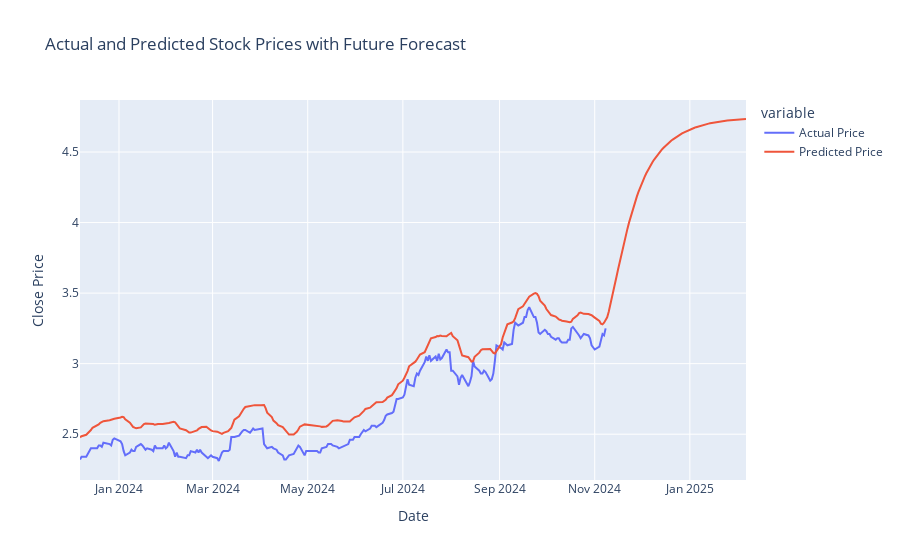

The notebook cell saved with this chart:
### Code cell
# Create future dates starting from the last date in the dataset
last_date = pd.to_datetime(stock_price.index[-1])
future_dates = [last_date + pd.Timedelta(days=i) for i in range(1, 91)]

# Combine historical and future predictions
future_df = pd.DataFrame({
    'Date': future_dates,
    'Predicted Price': future_predictions.flatten()
})
combined_df = pd.concat([validation_df[['Date', 'Actual Price', 'Predicted Price']], future_df], ignore_index=True)

# Plot combined predictions using plotly.express
fig = px.line(combined_df, x='Date', y=['Actual Price', 'Predicted Price'], title='Actual and Predicted Stock Prices with Future Forecast')
fig.update_layout(xaxis_title='Date', yaxis_title='Close Price')
fig.show()

### Figure 1 — Plotly figure (JSON) as saved in the notebook; plotly's stock layout.template omitted (floating-point values rounded to 4 significant figures; data arrays with more than 128 entries replaced by an {"elided": "..."} marker saying what was removed)
{"data": [{"hovertemplate": "variable=Actual Price<br>Date=%{x}<br>value=%{y}<extra></extra>", "legendgroup": "Actual Price", "line": {"color": "#636efa", "dash": "solid"}, "marker": {"symbol": "circle"}, "mode": "lines", "name": "Actual Price", "orientation": "v", "showlegend": true, "type": "scatter", "x": {"elided": "322 str values"}, "xaxis": "x", "y": {"elided": "322 float values"}, "yaxis": "y"}, {"hovertemplate": "variable=Predicted Price<br>Date=%{x}<br>value=%{y}<extra></extra>", "legendgroup": "Predicted Price", "line": {"color": "#EF553B", "dash": "solid"}, "marker": {"symbol": "circle"}, "mode": "lines", "name": "Predicted Price", "orientation": "v", "showlegend": true, "type": "scatter", "x": {"elided": "322 str values"}, "xaxis": "x", "y": {"elided": "322 float values"}, "yaxis": "y"}], "layout": {"legend": {"title": {"text": "variable"}, "tracegroupgap": 0}, "title": {"text": "Actual and Predicted Stock Prices with Future Forecast"}, "xaxis": {"anchor": "y", "domain": [0, 1], "title": {"text": "Date"}}, "yaxis": {"anchor": "x", "domain": [0, 1], "title": {"text": "Close Price"}}}}
